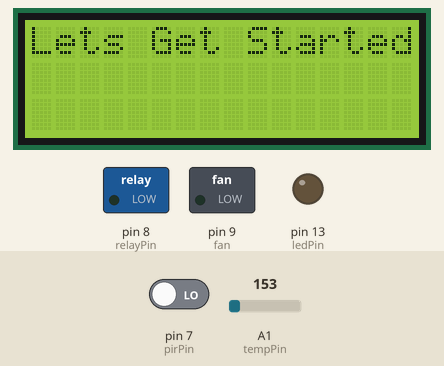
A sketch run on a simulated Arduino Uno, built with avr-gcc and run on an emulated ATmega328P. Parts: 16×3 character LCD, switched loads named in the sketch (green lamp = pin HIGH), output pins drawn as LEDs (lit = HIGH). The test bench sets the inputs (shaded band); at power-on: pin 7 (pirPin) LOW, A1 (tempPin) = 153. What the sketch prints to the serial monitor is not drawn.

Above: at 2.1 s.
At 7.2 s:
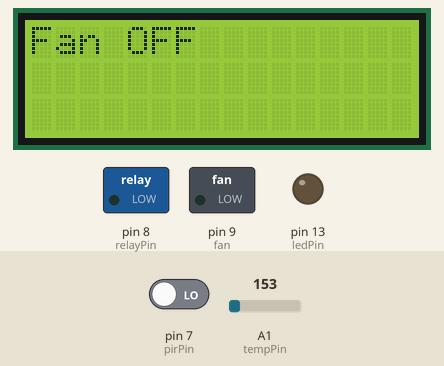
7.3 s: pin 7 (pirPin) driven HIGH
At 8.7 s:
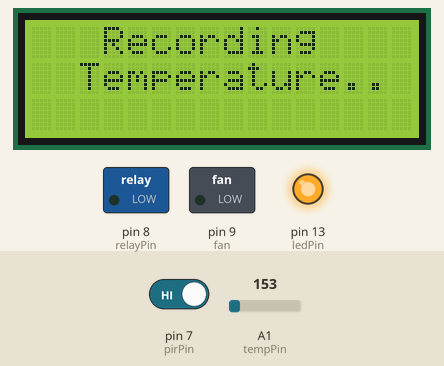
At 12.5 s:
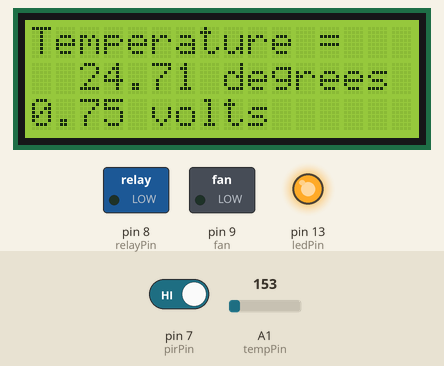
Timing chart, 0 to 17.6 s (numbered marks = the images above; inputs shaded):
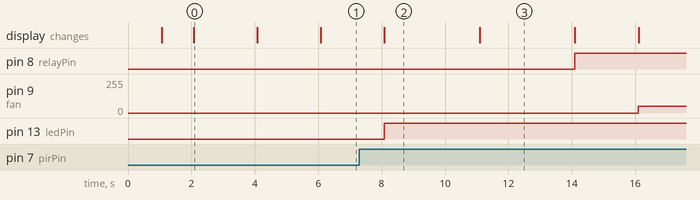

Measured:
- after the input at 7.3 s, pin 8 (relayPin): LOW → HIGH after 6.8 s; pin 9 (fan): 0/255 → 51/255 after 8.8 s; pin 13 (ledPin): LOW → HIGH after 0.78 s; the display: first differs from a run without the input after 0.79 s (image 2)
- what the display in image 0 shows lasts 2.0 s, from 2.1 s to 4.1 s
- what the display in image 2 shows lasts 3.0 s, from 8.1 s to 11.1 s

The sketch:

home_iot_p_saving.ino
```cpp
#include <LiquidCrystal.h>

LiquidCrystal lcd(12, 11, 5, 4, 3, 2);

float temp;
int tempPin = A1;
int relayPin = 8;
int ledPin = 13;                // LED
int pirPin = 7;                 // PIR Out pin
int pirStat = 0;                   // PIR status

#define fan 9

void setup(){
    pinMode(ledPin, OUTPUT);
    pinMode(pirPin, INPUT);
    Serial.begin(9600);
    pinMode(fan, OUTPUT);
    pinMode(relayPin, OUTPUT);

    lcd.begin(16, 3);

    lcd.setCursor(1, 1);
    lcd.print("The Fantastic Four");
    delay(1000);
    lcd.clear();
    lcd.setCursor(3,0);
    lcd.print("Smart Power saving iot");
    delay(1000);
    lcd.clear();
    lcd.print("Lets Get Started");
    delay(2000);
    lcd.clear();
    lcd.print("AUTO TEMPERATURE");
    delay(2000);
    lcd.clear();

}
void poweronRelay()
  {
    digitalWrite(relayPin, HIGH);
    lcd.print("Fan ON");
    delay(2000);
    lcd.clear();
  }

void poweroffRelay()
  {
    digitalWrite(relayPin, LOW);
    analogWrite(fan,0);
    lcd.print("Fan OFF");
    delay(2000);
    lcd.clear();
  }
void loop()
{
  pirStat = digitalRead(pirPin);
  if (pirStat == HIGH) {
    // if motion detected
    digitalWrite(ledPin, HIGH);  // turn LED ON
    Serial.println("person moved in");
    lcd.setCursor(3,0);
    lcd.print("Recording");
    lcd.setCursor(2, 1);
    lcd.print("Temperature..");
    delay(3000);
    lcd.clear();
    lcd.setCursor(0,2);
    temp = analogRead(tempPin);
    //temp = temp*0.48828125;
    float voltage = temp * 5.0;
      voltage /= 1024.0;

      // print out the voltage
      lcd.print(voltage); lcd.println(" volts");

      // now print out the temperature
      float temperatureC = (voltage - 0.5) * 100 ;  //converting from 10 mv per degree wit 500 mV offset
                                                    //to degrees ((voltage - 500mV) times 100)

    lcd.setCursor(0, 0);
    lcd.print("Temperature = ");
    lcd.setCursor(2,1);
    //lcd.print(temp);
    lcd.print(temperatureC); lcd.println(" degrees C");
    delay(3000);
    lcd.clear();

    if(temperatureC >= 20)
    {
      poweronRelay();
      if(temperatureC >= 20 && temperatureC <= 25)
      {
        analogWrite(fan,51);
        lcd.print("Fan Speed: 20% ");
        delay(2000);
        lcd.clear();
      }
    else if(temperatureC <= 35)
      {
        analogWrite(fan,102);
        lcd.print("Fan Speed: 40% ");
        delay(2000);
        lcd.clear();
      }
     else if(temperatureC <= 40)
      {
        analogWrite(fan,153);
        lcd.print("Fan Speed: 60% ");
        delay(2000);
        lcd.clear();
      }
     else if(temperatureC <= 44)
      {
        analogWrite(fan,200);
        lcd.print("Fan Speed: 80% ");
        delay(2000);
        lcd.clear();
      }
     else if(temperatureC >= 45)
      {
        analogWrite(fan,255);
        lcd.print("Fan Speed: 100% ");
        delay(2000);
        lcd.clear();
      }
    }
    else if(temperatureC < 20)
    {
      poweroffRelay();
    }


   }
  else {
   digitalWrite(ledPin, LOW);
   Serial.println("person moved out");// turn LED OFF if we have no motion
   poweroffRelay();
 }

}
```
